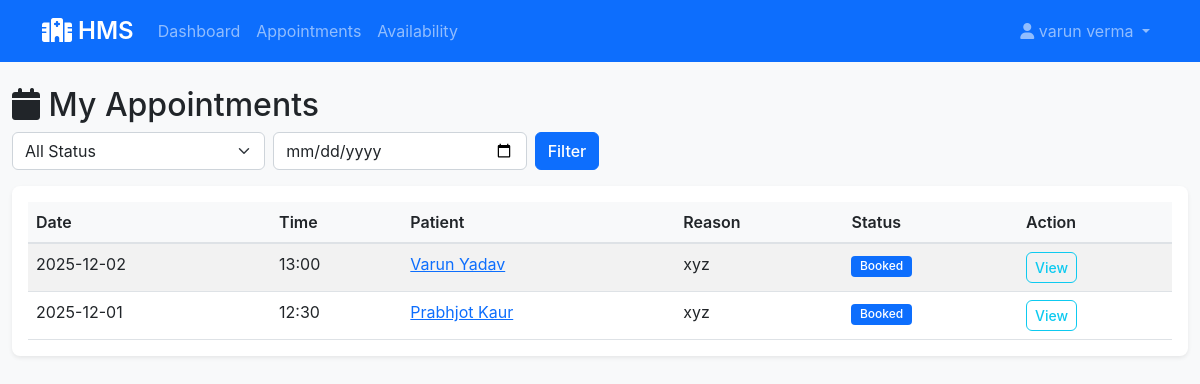
Screenshot of /doctor/appointments (signed in) with the database file from the repository.
### app/models.py (models this page shows, shortened)
class Doctor(UserMixin, db.Model):
    __tablename__ = 'doctors'
    id = db.Column(db.Integer, primary_key=True)
    username = db.Column(db.String(80), unique=True, nullable=False)
    email = db.Column(db.String(120), unique=True, nullable=False)
    password_hash = db.Column(db.String(255), nullable=False)
    full_name = db.Column(db.String(100), nullable=False)
    phone = db.Column(db.String(15), nullable=False)
    license_number = db.Column(db.String(50), unique=True, nullable=False)
    department_id = db.Column(db.Integer, db.ForeignKey('departments.id'), nullable=False)
    experience_years = db.Column(db.Integer, default=0)
    qualification = db.Column(db.String(200))
    consultation_fee = db.Column(db.Float, default=500.0)
    is_available = db.Column(db.Boolean, default=True)
    created_at = db.Column(db.DateTime, default=datetime.utcnow)
    appointments = db.relationship('Appointment', backref='doctor', lazy=True)
    availability = db.relationship('DoctorAvailability', backref='doctor', lazy=True)

class Appointment(db.Model):
    __tablename__ = 'appointments'
    id = db.Column(db.Integer, primary_key=True)
    patient_id = db.Column(db.Integer, db.ForeignKey('patients.id'), nullable=False)
    doctor_id = db.Column(db.Integer, db.ForeignKey('doctors.id'), nullable=False)
    appointment_date = db.Column(db.Date, nullable=False)
    appointment_time = db.Column(db.Time, nullable=False)
    status = db.Column(db.String(20), default='Booked')
    reason = db.Column(db.Text)
    notes = db.Column(db.Text)
    created_at = db.Column(db.DateTime, default=datetime.utcnow)
    updated_at = db.Column(db.DateTime, default=datetime.utcnow, onupdate=datetime.utcnow)
    treatments = db.relationship('Treatment', backref='appointment', lazy=True)

class Patient(UserMixin, db.Model):
    __tablename__ = 'patients'
    id = db.Column(db.Integer, primary_key=True)
    username = db.Column(db.String(80), unique=True, nullable=False)
    email = db.Column(db.String(120), unique=True, nullable=False)
    password_hash = db.Column(db.String(255), nullable=False)
    full_name = db.Column(db.String(100), nullable=False)
    phone = db.Column(db.String(15), nullable=False)
    date_of_birth = db.Column(db.Date)
    gender = db.Column(db.String(10))
    address = db.Column(db.Text)
    blood_group = db.Column(db.String(5))
    emergency_contact = db.Column(db.String(15))
    medical_history = db.Column(db.Text)
    created_at = db.Column(db.DateTime, default=datetime.utcnow)
    is_active = db.Column(db.Boolean, default=True)
    appointments = db.relationship('Appointment', backref='patient', lazy=True)

### app/routes/doctor.py (the view)
    def decorated_function(*args, **kwargs):
        if not current_user.is_authenticated or session.get('user_type') != 'doctor':
            flash('Doctor access required!', 'error')
            return redirect(url_for('auth.login'))
        return f(*args, **kwargs)

### app/routes/doctor.py (called while the page is built)
def doctor_required(f):
    def decorated_function(*args, **kwargs):
        if not current_user.is_authenticated or session.get('user_type') != 'doctor':
            flash('Doctor access required!', 'error')
            return redirect(url_for('auth.login'))
        return f(*args, **kwargs)
    decorated_function.__name__ = f.__name__
    return decorated_function

@doctor.route('/appointments', methods=['GET', 'POST'])
@login_required
@doctor_required
def appointments():
    status_filter = request.args.get('status', '')
    date_filter = request.args.get('date', '')
    query = Appointment.query.filter_by(doctor_id=current_user.id)
    if status_filter:
        query = query.filter_by(status=status_filter)
    if date_filter:
        try:
            filter_date = datetime.strptime(date_filter, '%Y-%m-%d').date()
            query = query.filter_by(appointment_date=filter_date)
        except ValueError:
            pass
    appointments = query.order_by(Appointment.appointment_date.desc()).all()
    return render_template('doctor/appointments.html', appointments=appointments)

### app/templates/doctor/appointments.html (shortened to what this page needs)
{% extends "base.html" %}
{% block content %}
<div class="row">
    <div class="col-12">
        <h2><i class="fas fa-calendar"></i> My Appointments</h2>
    </div>
</div>
<div class="row mb-3">
    <div class="col-md-8">
        <form method="GET" class="row g-2">
            <div class="col-md-4">
                <select class="form-select" name="status">
                    <option value="">All Status</option>
                </select>
            </div>
            <div class="col-md-4">
                <input type="date" class="form-control" name="date" value="{{ request.args.get('date', '') }}">
            </div>
            <div class="col-md-4">
                <button type="submit" class="btn btn-primary">Filter</button>
            </div>
        </form>
    </div>
</div>
<div class="card">
    <div class="card-body">
        {% if appointments %}
            <div class="table-responsive">
                <table class="table table-striped">
                    <thead>
                        <tr>
                            <th>Date</th>
                            <th>Time</th>
                            <th>Patient</th>
                            <th>Reason</th>
                            <th>Status</th>
                            <th>Action</th>
                        </tr>
                    </thead>
                    <tbody>
                        {% for appointment in appointments %}
                        <tr>
                            <td>{{ appointment.appointment_date.strftime('%Y-%m-%d') }}</td>
                            <td>{{ appointment.appointment_time.strftime('%H:%M') }}</td>
                            <td><a href="{{ url_for('doctor.patient_history', patient_id=appointment.patient.id) }}">{{ appointment.patient.full_name }}</a></td>
                            <td>{{ appointment.reason or 'Regular checkup' }}</td>
                            <td><span class="badge bg-primary">{{ appointment.status }}</span></td>
                            <td>
                                <a href="{{ url_for('doctor.appointment_detail', appointment_id=appointment.id) }}" class="btn btn-sm btn-outline-info">View</a>
                            </td>
                        </tr>
                        {% endfor %}
                    </tbody>
                </table>
            </div>
        {% else %}
            <p class="text-muted">No appointments found.</p>
        {% endif %}
    </div>
</div>
{% endblock %}

### app/templates/base.html (shortened to what this page needs)
<!DOCTYPE html>
<html lang="en">
<head>
    <link href="https://cdn.jsdelivr.net/npm/bootstrap@5.1.3/dist/css/bootstrap.min.css" rel="stylesheet">
    <link href="https://cdnjs.cloudflare.com/ajax/libs/font-awesome/6.0.0/css/all.min.css" rel="stylesheet">
    <link href="{{ url_for('static', filename='css/style.css') }}" rel="stylesheet">
</head>
<body>
    <nav class="navbar navbar-expand-lg navbar-dark bg-primary">
        <div class="container">
            <a class="navbar-brand" href="{{ url_for('index') }}">
                <i class="fas fa-hospital"></i> HMS
            </a>
            <div class="collapse navbar-collapse" id="navbarNav">
                <ul class="navbar-nav me-auto">
                    {% if current_user.is_authenticated %}
                        {% if session.user_type == 'admin' %}
                            <li class="nav-item">
                                <a class="nav-link" href="{{ url_for('admin.dashboard') }}">Dashboard</a>
                            </li>
                            <li class="nav-item">
                                <a class="nav-link" href="{{ url_for('admin.manage_doctors') }}">Doctors</a>
                            </li>
                            <li class="nav-item">
                                <a class="nav-link" href="{{ url_for('admin.manage_patients') }}">Patients</a>
                            </li>
                            <li class="nav-item">
                                <a class="nav-link" href="{{ url_for('admin.appointments') }}">Appointments</a>
                            </li>
                        {% elif session.user_type == 'doctor' %}
                            <li class="nav-item">
                                <a class="nav-link" href="{{ url_for('doctor.dashboard') }}">Dashboard</a>
                            </li>
                            <li class="nav-item">
                                <a class="nav-link" href="{{ url_for('doctor.appointments') }}">Appointments</a>
                            </li>
                            <li class="nav-item">
                                <a class="nav-link" href="{{ url_for('doctor.availability') }}">Availability</a>
                            </li>
                        {% endif %}
                    {% endif %}
                </ul>
                <ul class="navbar-nav">
                    {% if current_user.is_authenticated %}
                        <li class="nav-item dropdown">
                            <a class="nav-link dropdown-toggle" href="#" id="navbarDropdown" role="button" data-bs-toggle="dropdown">
                                <i class="fas fa-user"></i> {{ current_user.full_name }}
                            </a>
                        </li>
                    {% endif %}
                </ul>
            </div>
        </div>
    </nav>
    <main class="container-fluid py-4">
        {% block content %}{% endblock %}
    </main>
</body>
</html>

### app/static/style.css (style rules this page uses)
:root { --primary-color: #0b71de; --success-color: #28a745; --info-color: #17a2b8; --warning-color: #ffc107; --danger-color: #dc3545; }
body { background-color: #f8f9fa; font-family: -apple-system, BlinkMacSystemFont, 'Segoe UI', Roboto, 'Helvetica Neue', Arial, sans-serif; }
.navbar-brand { font-weight: 600; font-size: 1.5rem; }
.card { border: none; border-radius: 0.5rem; box-shadow: 0 0.125rem 0.25rem rgba(0, 0, 0, 0.075); margin-bottom: 1.5rem; }
.table { margin-bottom: 0; }
.table th { background-color: #f8f9fa; border-bottom: 2px solid #dee2e6; font-weight: 600; }
.btn { border-radius: 0.375rem; font-weight: 500; }
.badge { padding: 0.4em 0.7em; font-weight: 500; }
.form-control, .form-select { border-radius: 0.375rem; }

### rows the page displays
Doctor: full_name "varun verma"
Appointment: appointment_date "2025-12-02", appointment_time "13:00", patient.full_name "Varun Yadav", reason "xyz", status "Booked"
Appointment: appointment_date "2025-12-01", appointment_time "12:30", patient.full_name "Prabhjot Kaur", reason "xyz", status "Booked"
